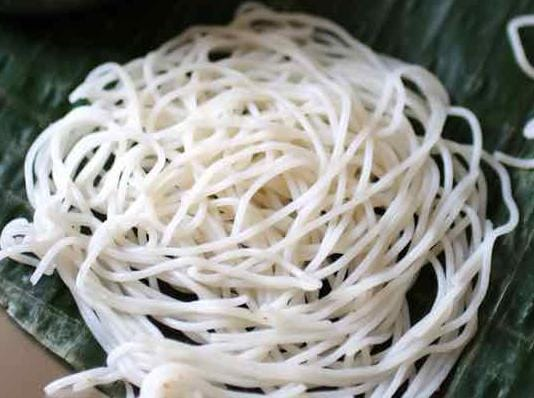
#> input picture website/uploads/idiyappam.jpg, 534 x 398 px
$ python -i idiyappam_untangle.py   (imports and definitions only)
#> lines starting #> are read from the running program, lines starting #| are printed output that depends on the picture; after the words box and inside, x2 and y2 are one past the last pixel; in counts of white or black regions, pixels touching at a corner belong together
# idiyappam_untangle.py
import os
import cv2
import numpy as np
from skimage.morphology import skeletonize
from skimage.measure import label
import math
import uuid

def ensure_folder(path):
    os.makedirs(path, exist_ok=True)

def _get_neighbors(pt, h, w):
    x, y = pt
    for dy in (-1, 0, 1):
        for dx in (-1, 0, 1):
            if dx == 0 and dy == 0:
                continue
            nx, ny = x + dx, y + dy
            if 0 <= ny < h and 0 <= nx < w:
                yield (nx, ny)

def _order_path(component_mask):
    ys, xs = np.where(component_mask)
    coords = list(zip(xs.tolist(), ys.tolist()))
    if not coords:
        return []
    coord_set = set(coords)
    h, w = component_mask.shape
    neighbors = {}
    for (x,y) in coords:
        nb = []
        for nx, ny in _get_neighbors((x,y), h, w):
            if (nx, ny) in coord_set:
                nb.append((nx, ny))
        neighbors[(x,y)] = nb
    endpoints = [p for p, nb in neighbors.items() if len(nb) == 1]
    if endpoints:
        start = endpoints[0]
    else:
        start = coords[0]
    visited = set([start])
    path = [start]
    curr = start
    while True:
        unvisited_nb = [p for p in neighbors[curr] if p not in visited]
        if unvisited_nb:
            nxt = unvisited_nb[0]
            path.append(nxt)
            visited.add(nxt)
            curr = nxt
            continue
        moved = False
        for idx in range(len(path)-2, -1, -1):
            node = path[idx]
            unvisited_nb = [p for p in neighbors[node] if p not in visited]
            if unvisited_nb:
                nxt = unvisited_nb[0]
                path = path[:idx+1]
                path.append(nxt)
                visited.add(nxt)
                curr = nxt
                moved = True
                break
        if not moved:
            break
    remaining = coord_set - visited
    while remaining:
        last = path[-1]
        nxt = min(remaining, key=lambda p: (p[0]-last[0])**2 + (p[1]-last[1])**2)
        stack = [nxt]
        while stack:
            node = stack.pop()
            if node in visited:
                continue
            visited.add(node)
            path.append(node)
            for nb in neighbors[node]:
                if nb not in visited:
                    stack.append(nb)
        remaining = coord_set - visited
    return path

def _path_length(path):
    if len(path) < 2:
        return 0.0
    length = 0.0
    for i in range(1, len(path)):
        x1,y1 = path[i-1]
        x2,y2 = path[i]
        length += math.hypot(x2-x1, y2-y1)
    return length

def process_idiyappam(input_path, out_folder, pixels_per_cm=None):
    """
    Returns:
      out_name (filename saved under out_folder),
      lengths_px (list of lengths in pixels),
      lengths_cm (list or None),
      total_len_px (float)
    """
#> called with input_path = 'uploads/idiyappam.jpg', out_folder = 'out.png'
    ensure_folder(out_folder)
    img_color = cv2.imread(input_path)
#> img_color is the input picture: shape (398, 534, 3); mean B, G, R 136.9, 142.6, 142.5
    if img_color is None:
        raise FileNotFoundError(f"Could not read {input_path}")

    # resize for performance
    max_side = 1200
    h0,w0 = img_color.shape[:2]
#> h0 = 398; w0 = 534
    if max(h0,w0) > max_side:
        scale = max_side / max(h0,w0)
        img_color = cv2.resize(img_color, (int(w0*scale), int(h0*scale)), interpolation=cv2.INTER_AREA)

    gray = cv2.cvtColor(img_color, cv2.COLOR_BGR2GRAY)
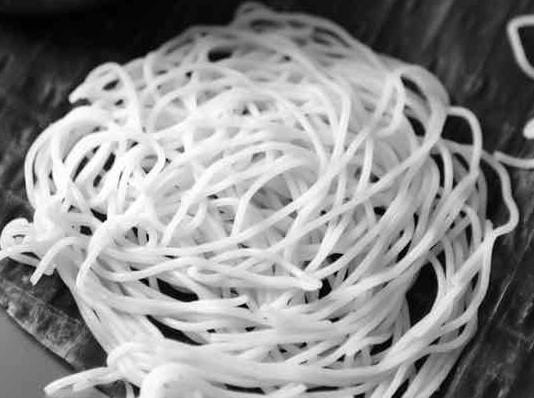
#> gray: shape (398, 534); min 0, max 255, mean 141.9
    blur = cv2.GaussianBlur(gray, (5,5), 0)
    _, bw = cv2.threshold(blur, 0, 255, cv2.THRESH_BINARY + cv2.THRESH_OTSU)
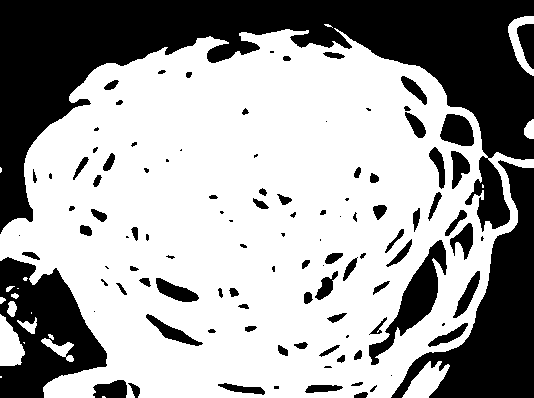
#> bw: shape (398, 534); 63% white; 109 black regions (31 under 20 px), largest, box (x1, y1, x2, y2) and area: (0, 0, 534, 234) 44470, (391, 160, 534, 398) 12651, (0, 257, 107, 398) 8567

    # Ensure noodles are white foreground
    if np.mean(bw==255) < 0.5:
        bw = cv2.bitwise_not(bw)

    kernel = cv2.getStructuringElement(cv2.MORPH_ELLIPSE, (3,3))
    bw = cv2.morphologyEx(bw, cv2.MORPH_OPEN, kernel, iterations=1)
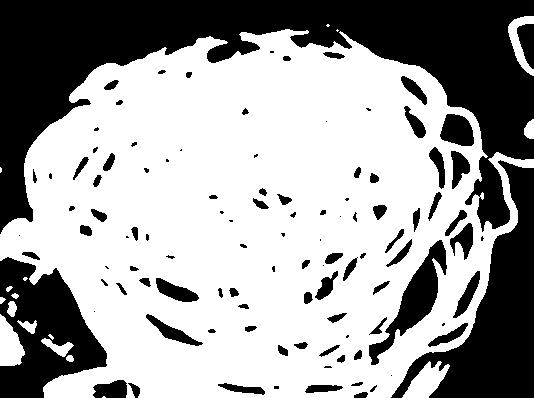
#> bw: shape (398, 534); 62.9% white; 108 black regions (31 under 20 px), largest, box (x1, y1, x2, y2) and area: (0, 0, 534, 234) 44524, (391, 160, 534, 398) 12653, (0, 257, 107, 398) 8604

    skel = skeletonize(bw > 0).astype(np.uint8)
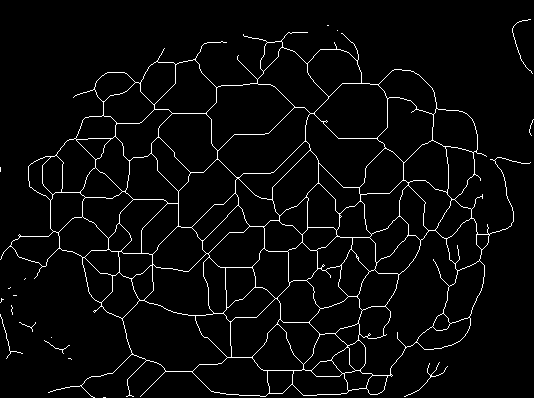
#> skel: shape (398, 534); values 0 (black) and 1 (white), 3.6% white in thin lines or dots
    labeled = label(skel, connectivity=2)
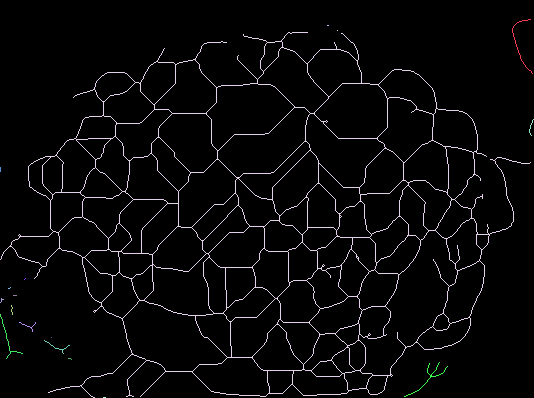
#> labeled: shape (398, 534) int64; 19 distinct labels, from 0 to 18; one colour per label, 0 black
    num = labeled.max()
#> num = 18

    lengths_px = []
    overlay = img_color.copy()

    for comp_id in range(1, num+1):
        component_mask = (labeled == comp_id)
        if component_mask.sum() < 8:
            continue
        path = _order_path(component_mask)
        if not path:
            continue
        length_px = _path_length(path)
        lengths_px.append(length_px)
        color = tuple(int(x) for x in np.random.randint(80, 240, size=3).tolist())
        for i in range(1, len(path)):
            x1,y1 = path[i-1]; x2,y2 = path[i]
            cv2.line(overlay, (int(x1),int(y1)), (int(x2),int(y2)), color, 1)
#> this loop made 18 passes
#> length_px on passes 1, 4, 5, 12, 13, 15, 17: 76.18, 598.6, 18.49, 51.21, 18.49, 27.56, 56.01
#> (ys in _order_path, xs in _order_path, length_px) on pass 11: ([305, 306, 307, 308, 309, 310, 311, 312, 313, 314], [11, 11, 12, 12, 11, 11, 11, 12, 12, 12], 10.24)
#> pass 1, in process_idiyappam, `component_mask = (labeled == comp_id)`:
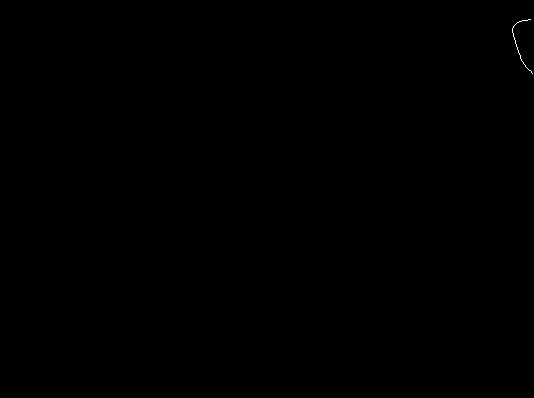
#> component_mask: shape (398, 534) bool; 0.03% white in thin lines or dots, all inside (x1, y1, x2, y2) = (512, 19, 533, 74)
#> after the loop: component_mask: shape (398, 534) bool; 0% white in thin lines or dots, all inside (x1, y1, x2, y2) = (103, 397, 106, 398)
#> after the loop:
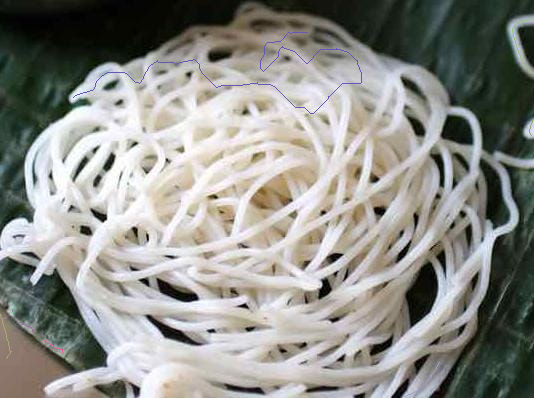
#> overlay: shape (398, 534, 3); 0.34% of pixels changed, all inside (x1, y1, x2, y2) = (0, 19, 534, 397)
#> after the loop, lengths_px = [76.18, 598.6, 18.49, 10.24, 51.21, 18.49, 27.56, 56.01]

    total_len_px = float(sum(lengths_px))
#> total_len_px = 856.8
    lengths_cm = None
    if pixels_per_cm and pixels_per_cm > 0:
        lengths_cm = [l / pixels_per_cm for l in lengths_px]

    uid = uuid.uuid4().hex[:8]
    out_name = f"processed_{uid}.png"
    out_path = os.path.join(out_folder, out_name)
    cv2.imwrite(out_path, overlay)

    return out_name, lengths_px, lengths_cm, total_len_px

>>> result = process_idiyappam('uploads/idiyappam.jpg', 'out.png')
